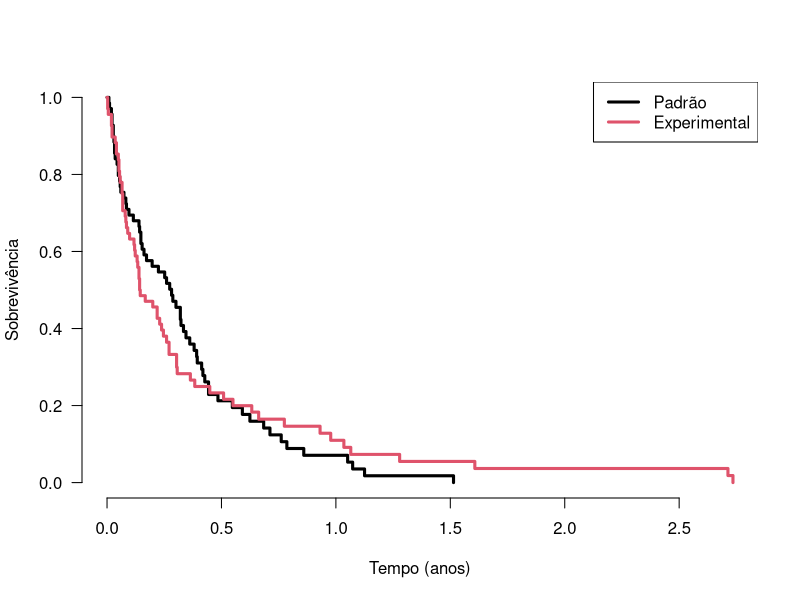
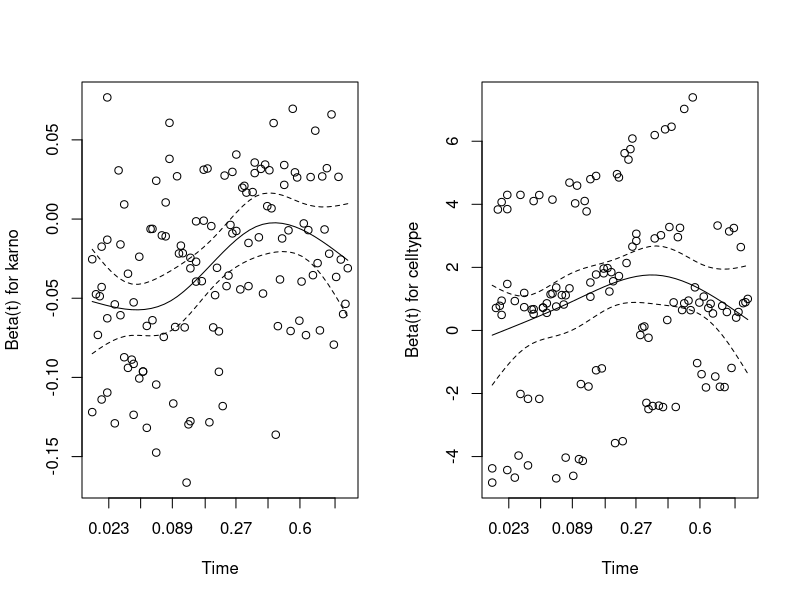
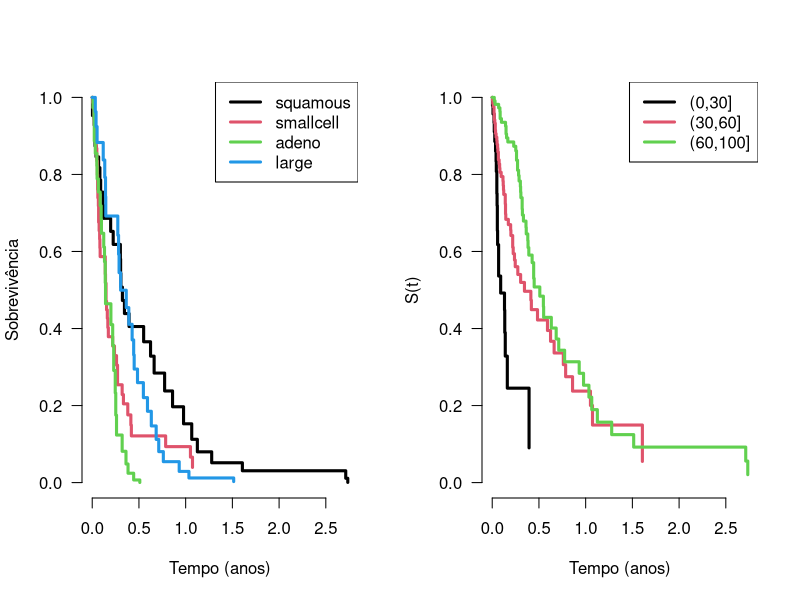

The R source for these figures, in order:
## ---- chunk 1
#| echo: fenced
library(survival)
dados <- veteran
summary(dados)
str(dados)
## ---- chunk 2
#| echo: fenced
nrow(dados)
sum(complete.cases(dados))
## ---- chunk 3
#| echo: fenced
ajusteKM <- survfit(Surv(time/365.25, status) ~ trt, data=dados)
plot(ajusteKM, mark.time=FALSE, col=c(1:2), lwd=3, las=1, bty='n', xlab='Tempo (anos)', ylab='Sobrevivência')
legend("topright", c('Padrão', 'Experimental'), lwd=3, col=c(1:2))
## ---- chunk 4
#| echo: fenced
ajusteCox <- coxph(Surv(time/365.25, status) ~ trt + karno + diagtime + age + prior + celltype, data=dados)
summary(ajusteCox)
## ---- chunk 5
#| echo: fenced
library(MASS)
ajuste_AIC <- stepAIC(ajusteCox, trace=FALSE)
summary(ajuste_AIC)
## ---- chunk 6
#| echo: fenced
cox.zph(ajuste_AIC)
resid.sch <- cox.zph(ajuste_AIC)
par(mfrow=c(1,2))
plot(resid.sch)
## ---- chunk 7
#| echo: fenced
ajusteCoxE <- coxph(Surv(time/365.25, status) ~ karno + strata(celltype), data=dados)
summary(ajusteCoxE)
## ---- chunk 8
ajuste_aux <- survfit(ajusteCoxE)
plot(ajuste_aux, mark.time=FALSE, col=c(1:4), lwd=3, las=1, bty='n', xlab='Tempo (anos)', ylab='Sobrevivência')
legend("topright", levels(dados$celltype), lwd=3, col=c(1:4))
## ---- chunk 9
#| echo: fenced
# Karno 100 bom
# Karno >60 o paciente está apto a viver sozinho
# karno 30-60 requer assintência médica
# karno < 30 paciente hospitalizado
dados$fkarno <- cut(dados$karno, c(0, 30, 60, 100))
ajusteCoxE1 <- coxph(Surv(time/365.25, status) ~ strata(fkarno) + celltype, data=dados)
summary(ajusteCoxE1)
## ---- chunk 10
#| echo: fenced
ajuste_aux1 <- survfit(ajusteCoxE1)
plot(ajuste_aux1, mark.time=FALSE, col=c(1:3), lwd=3, las=1, bty='n', xlab='Tempo (anos)', ylab='S(t)')
legend("topright", levels(dados$fkarno), lwd=3, col=c(1:3))
